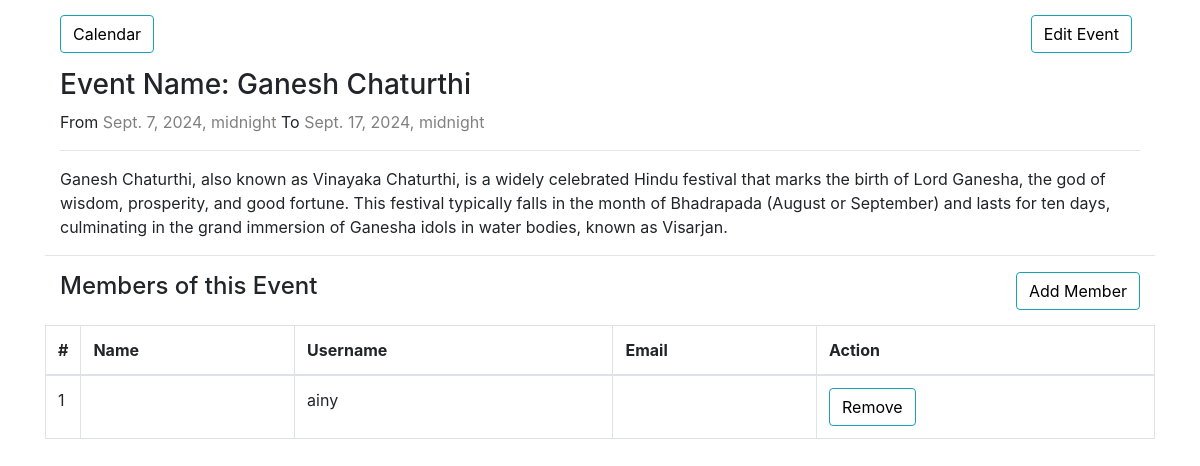
The app's page /event/2/details/ (signed in) with its own data.
### calendarapp/models.py (models this page shows, shortened)
class Event(models.Model):
    user = models.ForeignKey(User, on_delete=models.CASCADE)
    title = models.CharField(max_length=200, unique=True)
    description = models.TextField()
    start_time = models.DateTimeField()
    end_time = models.DateTimeField()
    created_date = models.DateTimeField(auto_now_add=True)

class EventMember(models.Model):
    event = models.ForeignKey(Event, on_delete=models.CASCADE)
    user = models.ForeignKey(User, on_delete=models.CASCADE)
    class Meta:
        unique_together = ['event', 'user']

### calendarapp/views.py (the view)
# urls.py: path('event/<int:event_id>/details/', views.event_details, name='event-detail'),
@login_required(login_url='signin')
def event_details(request, event_id):
    event = Event.objects.get(id=event_id)
    eventmember = EventMember.objects.filter(event=event)
    context = {
        'event': event,
        'eventmember': eventmember
    }
    return render(request, 'event-details.html', context)

### templates/event-details.html (shortened to what this page needs)
{% extends 'base.html' %}
{% block content %}
    <div class="container">
        <div class="clearfix">
            <a class="btn btn-info left" href="{% url 'calendarapp:calendar' %}"> Calendar </a>
            <a class="btn btn-info right mr-2" href="{% url 'calendarapp:event_edit' event.pk %}"> Edit Event </a>
        </div>
        <div class="clearfix">
            <h3>Event Name: {{ event.title }}</h3>
            <p>From <span style="color: gray;">{{ event.start_time }}</span> To <span style="color: gray;">{{ event.end_time }}</span></p>
            <hr>
            <p>{{ event.description }}</p>
        </div>
        <hr>
        <div class="clearfix">
            <h4 class="left" > Members of this Event</h4>
            <a class="btn btn-info right" href="{% url 'calendarapp:add_eventmember' event.id %}"> Add Member </a>
        </div>
        <table class="table table-bordered">
            <thead>
                <tr>
                  <th style="width: 10px">#</th>
                  <th>Name</th>
                  <th>Username</th>
                  <th>Email</th>
                  <th>Action</th>
                </tr>
              </thead>
              <tbody>
                {% for member in eventmember %}
                <tr role="row">
                    <td>{{ forloop.counter }}</td>
                    <td>{{ member.user.first_name }} {{ member.user.last_name }}</td>
                    <td>{{ member.user.username }}</td>
                    <td>{{ member.user.email }}</td>
                    <td>
                        <a class="btn btn-info" href="{% url 'calendarapp:remove_event' member.id %}">Remove</a>
                    </td>
                </tr>
                {% endfor %}
              </tbody>
        </table>
    </div>
{% endblock %}

### static/css/style.css (style rules this page uses)
a { color: #17a2b8; }
.left { float: left; }
.right { float: right; }
.btn { outline: none; color: black; background-color: transparent; box-shadow: 0 0 0 0; }
.clearfix { margin: 15px; }

### records on screen
Event: title "Ganesh Chaturthi", start_time "Sept. 7, 2024, midnight", end_time "Sept. 17, 2024, midnight", description "Ganesh Chaturthi, also known as Vinayaka Chaturthi, is a widely celebrated Hindu festival that marks the birth of Lord Ganesha, the god of wisdom, prosperity, and good fortune. This festival typically falls in the month of Bhadrapada (August or September) and lasts for ten days, culminating in the grand immersion of Ganesha idols in water bodies, known as Visarjan."
EventMember: user.username "ainy"
